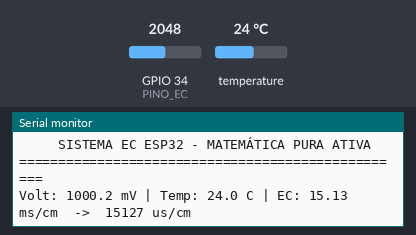
The sketch below on a simulated ESP32. On the bench: the last lines printed to the serial monitor. The test bench sets the inputs (shaded band); at power-on: temperature 24 °C, GPIO 34 (PINO_EC) = 2048 (analog values on the 0–4095 scale).

Above: at 2.5 s.
2.6 s: temperature set to 12 °C
At 3.7 s:
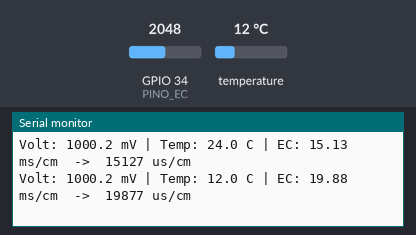
4.1 s: GPIO 34 (PINO_EC) set to 2866
At 5.4 s:
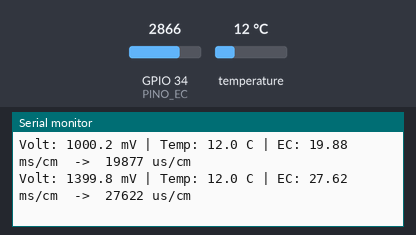
5.6 s: temperature set to 19 °C
At 6.6 s:
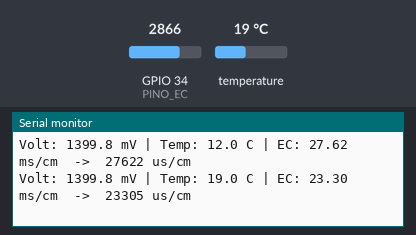
7.1 s: GPIO 34 (PINO_EC) set to 3603
At 8.2 s:
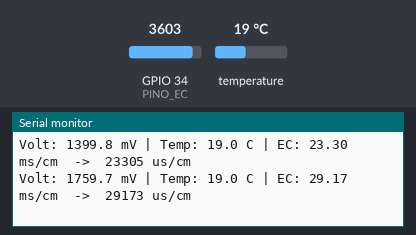
Timing chart, 0 to 9.6 s (numbered marks = the images above; inputs shaded):
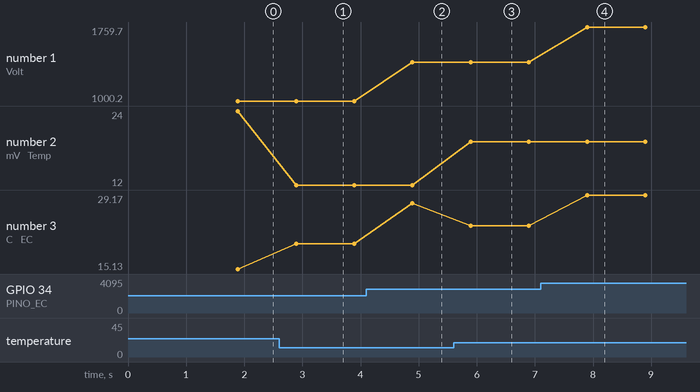

Measured:
- after the input at 2.6 s, the serial monitor: prints a new line after 0.29 s (image 1)
- after the input at 4.1 s, the serial monitor: prints a new line after 0.79 s (image 2)
- after the input at 5.6 s, the serial monitor: prints a new line after 0.29 s (image 3)
- after the input at 7.1 s, the serial monitor: prints a new line after 0.80 s (image 4)
- plotted number 1: 1000.2 → 1399.8 after the input at 4.1 s, 1399.8 → 1759.7 after the input at 7.1 s
- plotted number 2: 24 → 12 after the input at 2.6 s, 12 → 19 after the input at 5.6 s
- plotted number 3: 15.13 → 19.88 after the input at 2.6 s, 19.88 → 27.62 after the input at 4.1 s, 27.62 → 23.3 after the input at 5.6 s, 23.3 → 29.17 after the input at 7.1 s

The sketch:

DFRobot_ESP_EC_MANUAL.ino
```cpp
#include <Arduino.h>
#include <OneWire.h>
#include <DallasTemperature.h>

// --- CONFIGURAÇÃO DOS TEUS PINOS REAIS ---
#define PINO_EC   34
#define PINO_TEMP 14

OneWire oneWire(PINO_TEMP);
DallasTemperature sensors(&oneWire);

float voltage = 0.0;
float ec_ms = 0.0;
float ec_us = 0.0;
float temperature = 25.0;

void setup()
{
  Serial.begin(115200);
  sensors.begin();

  analogReadResolution(12);
  // Mantém a tua configuração de 6dB que salvou o pino 34
  analogSetPinAttenuation(PINO_EC, ADC_6db);

  Serial.println("==================================================");
  Serial.println("     SISTEMA EC ESP32 - MATEMÁTICA PURA ATIVA     ");
  Serial.println("==================================================");
}

void loop()
{
  static unsigned long timepoint = millis();
  if (millis() - timepoint > 1000U)
  {
    timepoint = millis();

    // 1. Ler a Temperatura real da sonda DS18B20
    sensors.requestTemperatures();
    temperature = sensors.getTempCByIndex(0);
    if (temperature < -10 || temperature > 80) temperature = 25.0; // Salvaguarda

    // 2. Média de 20 leituras analógicas para esmagar o ruído do ESP32
    long somaAnalogica = 0;
    for(int i = 0; i < 20; i++) {
        somaAnalogica += analogRead(PINO_EC);
        delay(5);
    }
    float mediaAnalogica = somaAnalogica / 20.0;

    // 3. Converter para Milivolts (Régua de 6dB = 0 a 2000mV)
    voltage = (mediaAnalogica / 4095.0) * 2000.0;

    // 4. Normalizar a voltagem para 25°C (Compensação Térmica Física de 2% por grau)
    // A condutividade sobe com o calor, logo dividimos para saber quanto daria a 25°C
    float fatorTemperatura = 1.0 + 0.02 * (temperature - 25.0);
    float voltage_25C = voltage / fatorTemperatura;

    // 5. RAMPA MATEMÁTICA MANUAL (Baseada estritamente nos teus testes)
    float ecBase = 0.0;

    if (voltage_25C <= 10.0) {
        // Sonda seca ou fora de água
        ecBase = 0.0;
    }
    else if (voltage_25C > 10.0 && voltage_25C <= 64.5) {
        // ZONA DA ÁGUA DOCE (Até à tua leitura da solução de 1.41 ms/cm)
        ecBase = 0.15 + (voltage_25C - 10.0) * (1.41 - 0.15) / (64.5 - 10.0);
    }
    else {
        // ZONA DA ÁGUA SALGADA (Mapeada exatamente para os teus ~899.15mV na solução de 12.88 ms/cm)
        // Corrigido para a base de 25°C que dá aproximadamente 864.0 mV virtuais
        ecBase = 1.41 + (voltage_25C - 64.5) * (12.88 - 1.41) / (864.0 - 64.5);
    }

    // 6. Atribuição das duas unidades pedidas
    ec_ms = ecBase;
    ec_us = ec_ms * 1000.0;

    if (ec_ms < 0.0) { ec_ms = 0.0; ec_us = 0.0; }

    // 7. MOSTRAR APENAS OS PRINTS LIMPOS E DIRETOS
    Serial.print("Volt: ");
    Serial.print(voltage, 1);
    Serial.print(" mV | Temp: ");
    Serial.print(temperature, 1);
    Serial.print(" C | EC: ");
    Serial.print(ec_ms, 2);
    Serial.print(" ms/cm  ->  ");
    Serial.print(ec_us, 0);
    Serial.println(" us/cm");
  }
}
```
